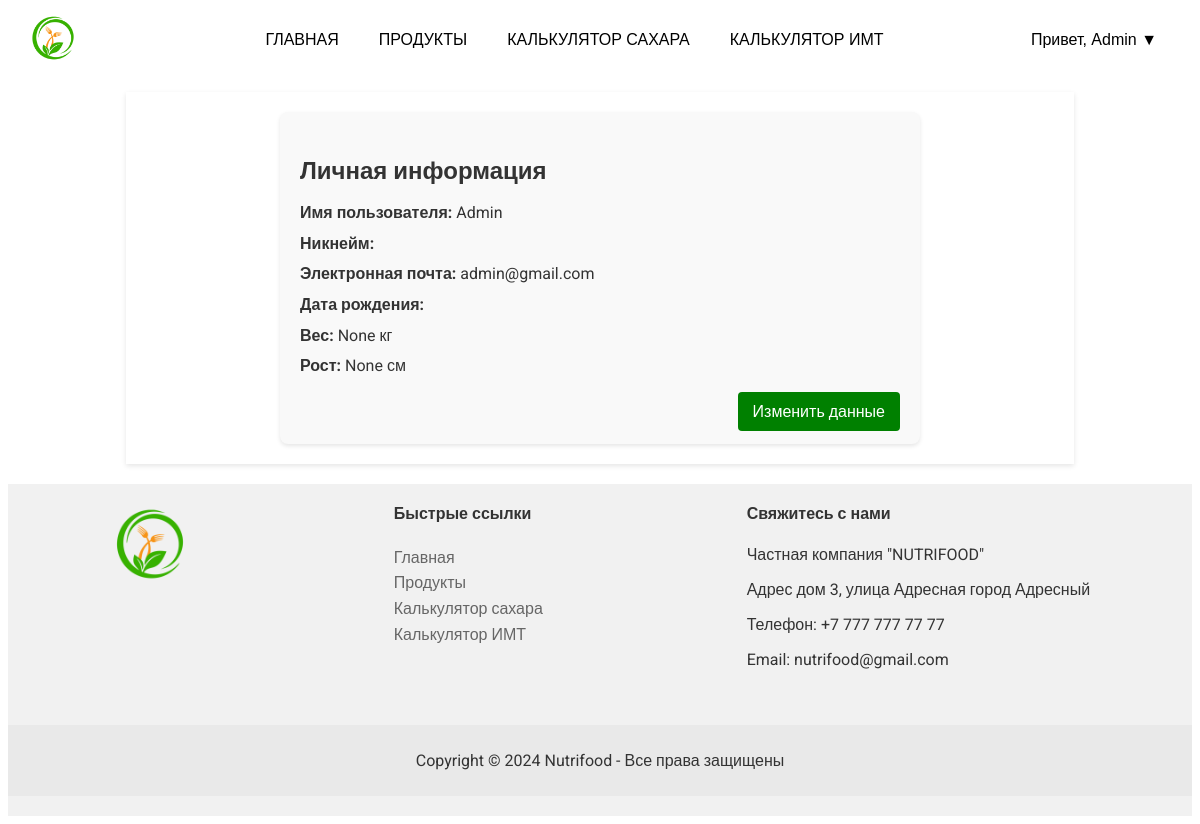
/user-profile/ (signed in), run on the app's committed database.
### app/models.py (models this page shows, shortened)
class User(AbstractUser):
    name = models.CharField(max_length=200, null=True)
    email = models.EmailField(null=True, unique=True)
    date_of_birth = models.DateField(null=True, blank=True)  # Поле для даты рождения
    height = models.DecimalField(max_digits=5, decimal_places=2, null=True, blank=True)  # Поле для роста в сантиметрах
    weight = models.DecimalField(max_digits=6, decimal_places=2, null=True, blank=True)  # Поле для веса в килограммах
    USERNAME_FIELD = 'email'
    REQUIRED_FIELDS = ['name']  # Здесь можно указать другие поля, которые вы хотите запрашивать при создании суперпользователя
    objects = CustomUserManager()

### app/views.py (the view)
# urls.py: path('user-profile/', views.profile, name='user-profile'),
@login_required
def profile(request):
    user = request.user
    context = {
        'user': user
    }
    return render(request, 'app/user-profile.html', context)

### app/templates/app/user-profile.html (shortened to what this page needs)
{% extends 'main.html' %}
{% block content %}
<div class="profile-container">
    <div class="profile-info">
        <h2>Личная информация</h2>
        <p><strong>Имя пользователя:</strong> {{ user.name }}</p>
        <p><strong>Никнейм:</strong> {{ user.username }}</p>
        <p><strong>Электронная почта:</strong> {{ user.email }}</p>
        <p><strong>Дата рождения:</strong> {{ user.date_of_birth|date:"d.m.Y" }}</p>
        <p><strong>Вес:</strong> {{ user.weight }} кг</p>
        <p><strong>Рост:</strong> {{ user.height }} см</p>
        <div class="edit-link">
            <a href="{% url 'update-profile' %}">Изменить данные</a>
        </div>
    </div>
</div>
{% endblock %}

### templates/navbar.html (shortened to what this page needs)
{% load static %}
<nav class="navbar">
    <a href="{% url 'home' %}" class="navbar-brand">
        <img src="{% static 'logo_pp.png'%}" alt="Nutrifood" class="logo">
    </a>
    <div class="navbar-links">
        <a href="{% url 'home' %}" class="nav-link">ГЛАВНАЯ</a>
        <a href="{% url 'products' %}" class="nav-link">ПРОДУКТЫ</a>
        <a href="{% url 'sugar-calc' %}" class="nav-link">КАЛЬКУЛЯТОР САХАРА</a>
        <a href="{% url 'imt-calc' %}" class="nav-link">КАЛЬКУЛЯТОР ИМТ</a>
    </div>
    {% if request.user.is_authenticated %}
    <div class="user-info dropdown">
        <span class="username">Привет, {{ request.user.name }} <span class="caret">&#9660;</span></span>
    </div>
    {% else %}
    <a href="{% url 'login' %}" class="logout-link">
        Войти
    </a>
    {% endif %}
</nav>

### static/styles/navbar.css (style rules this page uses)
.navbar { display: flex; justify-content: space-between; align-items: center; background-color: black; padding: 5px 20px; }
.navbar-brand .logo { height: 30px; margin-right: 50px; }
.navbar-links { display: flex; align-items: center; }
.navbar-links .nav-link { color: white; margin: 0 10px; text-decoration: none; font-weight: normal; font-size: 16px; font-family: 'Arial', sans-serif; }
.user-info { display: flex; align-items: center; }
.user-info .username { color: white; font-family: 'Arial', sans-serif; margin-right: 5px; }

### templates/main.html (style rules this page uses)
body { font-family: 'Roboto', sans-serif; }

### templates/navbar.html (style rules this page uses)
.navbar { display: flex; justify-content: space-between; align-items: center; background-color: white; padding: 5px 20px; font-family: 'Roboto', sans-serif; }
.navbar-brand .logo { height: 50px; margin-right: 50px; }
.navbar-links .nav-link { color: black; margin: 0 10px; text-decoration: none; font-weight: normal; font-size: 16px; }
.user-info .username { color: black; margin-right: 5px; }
.navbar-links .nav-link, .navbar-lang .lang-link, .user-info .username, .logout-link { text-decoration: none; color: black; padding: 10px; display: inline-block; }
.dropdown { position: relative; display: inline-block; }

### app/templates/app/user-profile.html (style rules this page uses)
.profile-container { max-width: 600px; margin: auto; padding: 20px; background: #f9f9f9; border-radius: 8px; box-shadow: 0 2px 4px rgba(0, 0, 0, 0.1); }
.profile-info { font-size: 16px; color: #333; line-height: 1.6; }
.profile-info h2 { font-size: 24px; color: #333; margin-bottom: 10px; }
.profile-info p { margin: 5px 0; }
.edit-link { display: block; text-align: right; margin-top: 20px; }
.edit-link a { background: green; color: white; padding: 10px 15px; text-decoration: none; border-radius: 4px; }

### data on the page
User: user.name "Admin", name "Admin", email "admin@gmail.com", weight "None", height "None"
